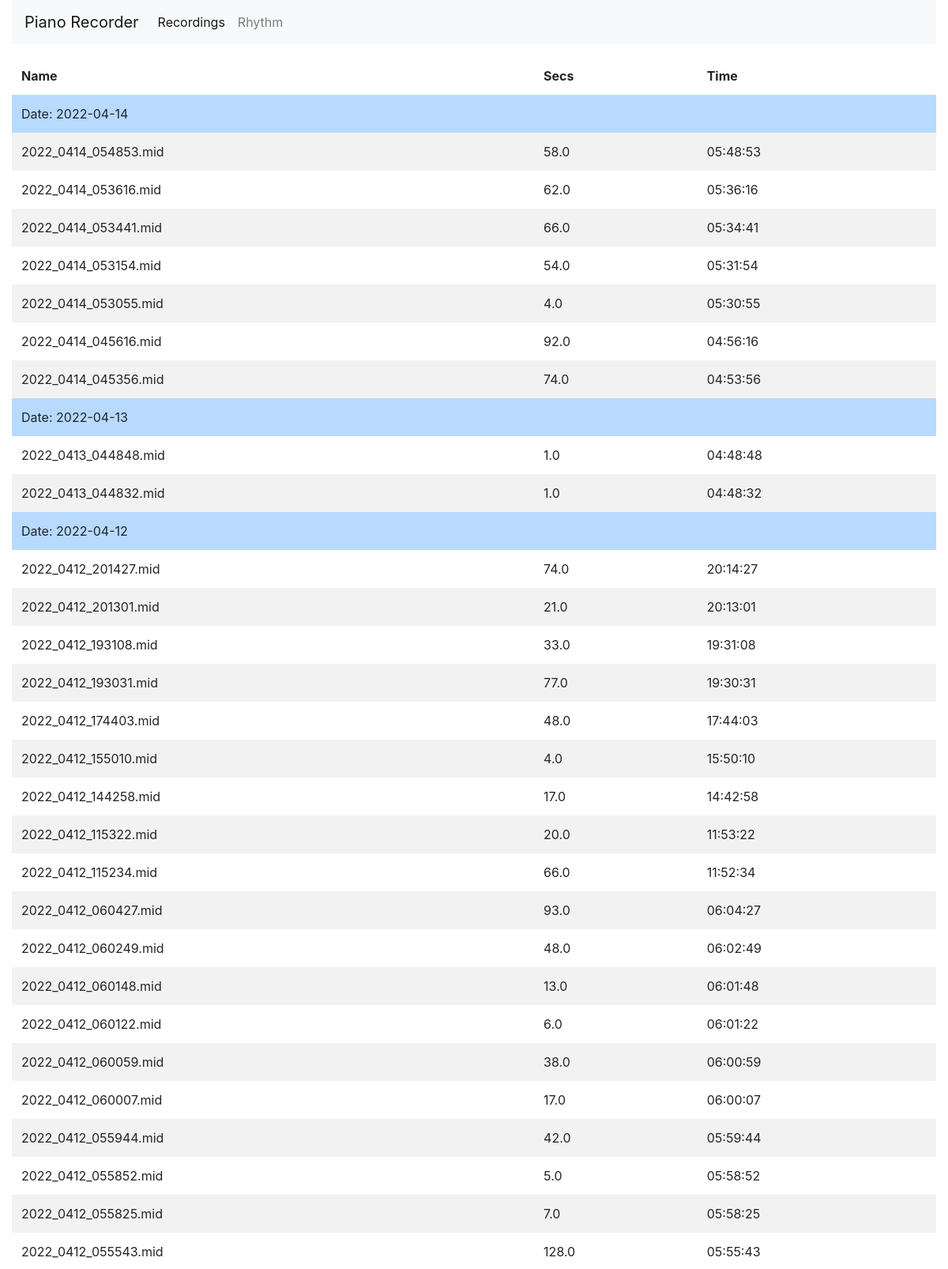
The page / (upper part) on the database its author committed.
### midirecordingsdb.py (models this page shows)
class RecordingList(Base):
    __tablename__ = 'recording_list'
    id = Column(Integer, primary_key=True)
    name = Column(String(250))
    datetime = Column(DateTime)
    duration = Column(Float)
    title = Column(String(250))
    section = Column(String(250))
    score = Column(Integer)
    comment = Column(String)
    favourite = Column(Boolean)
    data_id = Column(Integer, ForeignKey('recording_data.id'))
    data = relationship(RecordingData)

### main.py (the view)
@app.get("/", response_class=HTMLResponse)
async def read_item(request: Request):
    recs = db.get_recordings_by_date(limit=150)
    titles = db.get_titles()
    return templates.TemplateResponse("main.html", {"request" : request, "recordings": recs, "titles" : titles})

### templates/main.html (shortened to what this page needs)
<!DOCTYPE html>
<html>
<head>
        <link rel="stylesheet" href="css/bootstrap-reboot.min.css"></link>
        <link rel="stylesheet" href="{{ url_for('static', path='/css/bootstrap.min.css') }}" ></script>
</head>
<body>
<div class="container-fluid">
    {% include 'navbar.html' %}
<table class="table table-hover table-striped table-borderless">
  <thead>
    <tr>
      <th scope="col">Name</th>
      <th scope="col">Secs</th>
      <th scope="col">Time</th>
    </tr>
  </thead>
  <tbody>
        <ul data-role="listview">
            {% for date in recordings %}
            <tr class="table-primary">
                <td colspan="3">Date: {{date}}</td>
            <tr>
            {% for rec in recordings[date] %}
            <tr onclick="window.location='/recording/{{rec.id}}';">
                <td>{{rec.name}}</a></td>
                <td>{{rec.duration | round}}</td>
                <td>{{rec.datetime.time().strftime("%H:%M:%S")}}</td>
            </tr>
            {% endfor %}
            {% endfor %}
        </ul>
 </tbody>
</div>
</body>
</html>

### templates/navbar.html (shortened to what this page needs)
<nav class="navbar navbar-expand-lg navbar-light bg-light">
  <a class="navbar-brand" href="#">Piano Recorder</a>
  <div class="collapse navbar-collapse" id="navbarNavAltMarkup">
    <div class="navbar-nav">
      <a id="nav_home" class="nav-item nav-link" href="/">Recordings</a>
      <a id="nav_rhythm" class="nav-item nav-link" href="/rhythm">Rhythm</a>
    </div>
  </div>
</nav>

### rows shown on the page
RecordingList: name "2022_0414_054853.mid", duration "58.0", datetime.time "05:48:53"
RecordingList: name "2022_0414_053616.mid", duration "62.0", datetime.time "05:36:16"
RecordingList: name "2022_0414_053441.mid", duration "66.0", datetime.time "05:34:41"
RecordingList: name "2022_0414_053154.mid", duration "54.0", datetime.time "05:31:54"
RecordingList: name "2022_0414_053055.mid", duration "4.0", datetime.time "05:30:55"
RecordingList: name "2022_0414_045616.mid", duration "92.0", datetime.time "04:56:16"
RecordingList: name "2022_0414_045356.mid", duration "74.0", datetime.time "04:53:56"
RecordingList: name "2022_0413_044848.mid", duration "1.0", datetime.time "04:48:48"
RecordingList: name "2022_0413_044832.mid", duration "1.0", datetime.time "04:48:32"
RecordingList: name "2022_0412_201427.mid", duration "74.0", datetime.time "20:14:27"
RecordingList: name "2022_0412_201301.mid", duration "21.0", datetime.time "20:13:01"
RecordingList: name "2022_0412_193108.mid", duration "33.0", datetime.time "19:31:08"
RecordingList: name "2022_0412_193031.mid", duration "77.0", datetime.time "19:30:31"
RecordingList: name "2022_0412_174403.mid", duration "48.0", datetime.time "17:44:03"
RecordingList: name "2022_0412_155010.mid", duration "4.0", datetime.time "15:50:10"
RecordingList: name "2022_0412_144258.mid", duration "17.0", datetime.time "14:42:58"
RecordingList: name "2022_0412_115322.mid", duration "20.0", datetime.time "11:53:22"
RecordingList: name "2022_0412_115234.mid", duration "66.0", datetime.time "11:52:34"
RecordingList: name "2022_0412_060427.mid", duration "93.0", datetime.time "06:04:27"
RecordingList: name "2022_0412_060249.mid", duration "48.0", datetime.time "06:02:49"
RecordingList: name "2022_0412_060148.mid", duration "13.0", datetime.time "06:01:48"
RecordingList: name "2022_0412_060122.mid", duration "6.0", datetime.time "06:01:22"
RecordingList: name "2022_0412_060059.mid", duration "38.0", datetime.time "06:00:59"
RecordingList: name "2022_0412_060007.mid", duration "17.0", datetime.time "06:00:07"
RecordingList: name "2022_0412_055944.mid", duration "42.0", datetime.time "05:59:44"
RecordingList: name "2022_0412_055852.mid", duration "5.0", datetime.time "05:58:52"
RecordingList: name "2022_0412_055825.mid", duration "7.0", datetime.time "05:58:25"
RecordingList: name "2022_0412_055543.mid", duration "128.0", datetime.time "05:55:43"

### other values the page prints
{{ date }} "2022-04-14" "2022-04-13" "2022-04-12"
